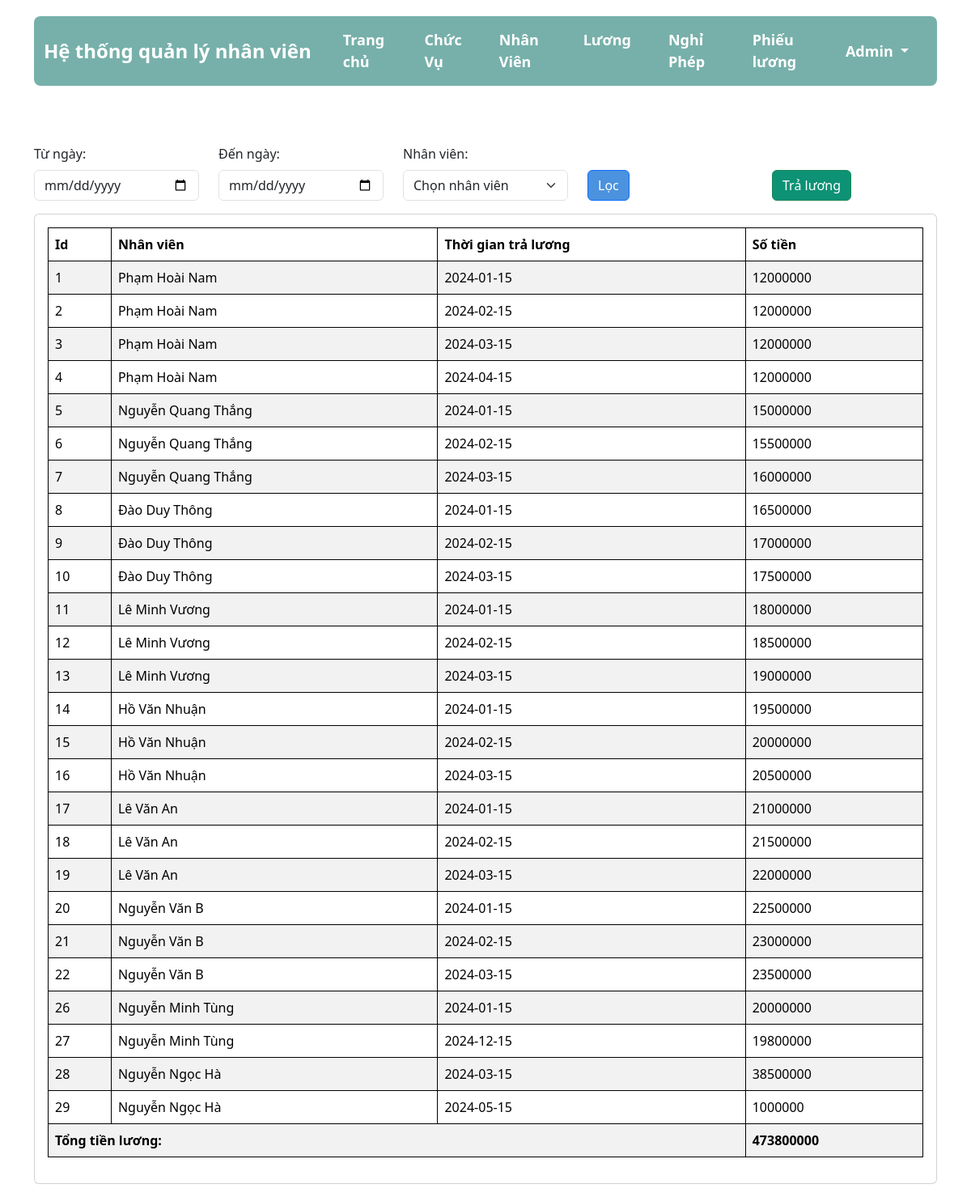
Page /src/income.php (signed in) on the committed database.
### tables this page shows
CREATE TABLE `tra_luong_tbl` (
  `id` int(11) NOT NULL,
  `id_nv` int(11) NOT NULL,
  `thoi_gian` date NOT NULL,
  `so_tien` int(11) NOT NULL
);

CREATE TABLE `nhan_vien_tbl` (
  `id_nv` int(255) NOT NULL,
  `ten` varchar(255) NOT NULL,
  `ngay_sinh` varchar(255) NOT NULL,
  `gioi_tinh` varchar(255) NOT NULL,
  `so_dien_thoai` varchar(255) NOT NULL,
  `email` varchar(255) NOT NULL,
  `dia_chi` varchar(255) NOT NULL,
  `id_chuc_vu` int(11) NOT NULL,
  `ngay_vao_lam` date NOT NULL,
  `ngay_them` timestamp NOT NULL DEFAULT current_timestamp() ON UPDATE current_timestamp(),
  `anh` varchar(255) NOT NULL DEFAULT 'https://cdn-icons-png.flaticon.com/512/3541/3541871.png',
  `ngay_cap_nhat` date NOT NULL
);

### src/income.php (the view, shortened to what this page needs)
<?php
if (isset($_SESSION['username']) && isset($_SESSION['user_type']) && $_SESSION['logged_in']) {
    require_once ('connect.php');
    ?>
    <!DOCTYPE html>
    <html lang="en">
    <head>
        <link href="https://cdn.jsdelivr.net/npm/bootstrap@5.3.3/dist/css/bootstrap.min.css" rel="stylesheet">
        <link rel="stylesheet" href="https://cdn.jsdelivr.net/npm/bootstrap-icons@1.11.3/font/bootstrap-icons.min.css">
        <link rel="stylesheet" href="styles.css">
    </head>
    <body class="body">
        <div class="container">
            <nav class="navbar navbar-expand-lg">
                <div class="container-fluid">
                    <a class="navbar-brand" href="home.php">Hệ thống quản lý nhân viên</a>
                    <div class="collapse navbar-collapse" id="navbarNav">
                        <ul class="navbar-nav">
                            <li class="nav-item">
                                <a class="nav-link" href="home.php">Trang chủ</a>
                            </li>
                            <li class="nav-item">
                                <a class="nav-link" href="department.php">Chức Vụ</a>
                            </li>
                            <li class="nav-item">
                                <a class="nav-link" href="staff.php">Nhân Viên</a>
                            </li>
                            <li class="nav-item">
                                <a class="nav-link" href="salary.php">Lương</a>
                            </li>
                            <li class="nav-item">
                                <a class="nav-link" href="leave.php">Nghỉ Phép</a>
                            </li>
                            <li class="nav-item">
                                <a class="nav-link" href="income.php">Phiếu lương</a>
                            </li>
                        </ul>
                        <ul class="navbar-nav ml-auto">
                            <li class="nav-item dropdown">
                                <a class="nav-link dropdown-toggle" href="#" id="navbarDropdown" role="button"
                                    data-bs-toggle="dropdown" aria-expanded="false">
                                    Admin
                                </a>
                            </li>
                        </ul>
                    </div>
                </div>
            </nav>
            <div class="col py-3">
                <h1 class="titlepage"> Danh sách lương </h1>
                <form method="GET">
                    <div class="row mb-3">
                        <div class="col">
                            <label for="timeStart" class="form-label">Từ ngày:</label>
                            <input type="date" class="form-control" id="timeStart" name="time_start">
                        </div>
                        <div class="col">
                            <label for="timeEnd" class="form-label">Đến ngày:</label>
                            <input type="date" class="form-control" id="timeEnd" name="time_end">
                        </div>
                        <div class="col">
                            <label for="employeeSelect" class="form-label">Nhân viên:</label>
                            <select class="form-select" id="employeeSelect" name="employee">
                                <option value="">Chọn nhân viên</option>
                            </select>
                        </div>
                        <div class="col align-self-end">
                            <button type="submit" class="btn btn-primary">Lọc</button>
                        </div>
                        <div class="col align-self-end">
                            <a href="add_income.php" class="btn btn-success">Trả lương</a>
                        </div>
                    </div>
                </form>
                <div class="card">
                    <div class="card-body">
                        <table id="salary_table" class="table table-striped table-hover">
                            <thead>
                                <tr>
                                    <th scope="col">Id</th>
                                    <th scope="col">Nhân viên</th>
                                    <th scope="col">Thời gian trả lương</th>
                                    <th scope="col">Số tiền</th>
                                </tr>
                            </thead>
                            <tbody>
                                <?php
                                $query = "SELECT tra_luong_tbl.id, nhan_vien_tbl.ten, tra_luong_tbl.thoi_gian, tra_luong_tbl.so_tien FROM tra_luong_tbl INNER JOIN nhan_vien_tbl ON tra_luong_tbl.id_nv = nhan_vien_tbl.id_nv";
                                $sum = 0;
                                $result = $sql_connect->query($query);
                                if ($result->num_rows > 0) {
                                    while ($row = $result->fetch_assoc()) {
                                        echo "<tr>
                                        <td>" . $row['id'] . "</td>
                                        <td>" . $row['ten'] . "</td>
                                        <td>" . $row['thoi_gian'] . "</td>
                                        <td>" . $row['so_tien'] . "</td>
                                        </tr>";
                                        $sum += $row['so_tien'];
                                    }
                                    echo "<tr>
                                    <td colspan='3'><strong>Tổng tiền lương:</strong></td>
                                    <td><strong>" . $sum . "</strong></td>
                                    </tr>";
                                } else {
                                    echo "<tr>
                                    <td colspan='4'>Không có dữ liệu</td>
                                    </tr>";
                                }
                                ?>
                            </tbody>
                        </table>
                    </div>
                </div>
            </div>
        </div>
    </body>
    </html>
    <?php
} else {
    header("Location: error.html");
    exit();
}
?>

### src/styles.css (style rules this page uses)
.navbar { background-color: #77B0AA; color: #fff; font-size: large !important; font-weight: bold !important; border-radius: 0.5rem; }
.navbar-brand { font-size: 24px; color: #fff; font-weight: bold !important; }
.navbar-nav { margin-right: auto !important; margin-left: auto !important; }
.nav-item { padding: 0 15px; }
.nav-link { color: #fff; }
.container { margin-top: 20px; }
.btn-success { background-color: #0D9276; color: #fff; }
.btn-primary { background-color: #4b92df; }
.body { background-image: url("https://i.imgur.com/ExiWlK8.jpeg"); background-position: bottom center; background-repeat: no-repeat; background-size: cover; background-attachment: fixed; }
.table { background-color: rgb(1, 1, 1, 0.2) !important; color: aliceblue !important; margin-top: 0rem !important; background-color: transparent !important; }
.table, th, td { border: 1px solid black; }
.titlepage { color: white; }

### rows in the picture
tra_luong_tbl: id "1", id_nv.ten "Phạm Hoài Nam", thoi_gian "2024-01-15", so_tien "12000000"
tra_luong_tbl: id "2", id_nv.ten "Phạm Hoài Nam", thoi_gian "2024-02-15", so_tien "12000000"
tra_luong_tbl: id "3", id_nv.ten "Phạm Hoài Nam", thoi_gian "2024-03-15", so_tien "12000000"
tra_luong_tbl: id "4", id_nv.ten "Phạm Hoài Nam", thoi_gian "2024-04-15", so_tien "12000000"
tra_luong_tbl: id "5", id_nv.ten "Nguyễn Quang Thắng", thoi_gian "2024-01-15", so_tien "15000000"
tra_luong_tbl: id "6", id_nv.ten "Nguyễn Quang Thắng", thoi_gian "2024-02-15", so_tien "15500000"
tra_luong_tbl: id "7", id_nv.ten "Nguyễn Quang Thắng", thoi_gian "2024-03-15", so_tien "16000000"
tra_luong_tbl: id "8", id_nv.ten "Đào Duy Thông", thoi_gian "2024-01-15", so_tien "16500000"
tra_luong_tbl: id "9", id_nv.ten "Đào Duy Thông", thoi_gian "2024-02-15", so_tien "17000000"
tra_luong_tbl: id "10", id_nv.ten "Đào Duy Thông", thoi_gian "2024-03-15", so_tien "17500000"
tra_luong_tbl: id "11", id_nv.ten "Lê Minh Vương", thoi_gian "2024-01-15", so_tien "18000000"
tra_luong_tbl: id "12", id_nv.ten "Lê Minh Vương", thoi_gian "2024-02-15", so_tien "18500000"
tra_luong_tbl: id "13", id_nv.ten "Lê Minh Vương", thoi_gian "2024-03-15", so_tien "19000000"
tra_luong_tbl: id "14", id_nv.ten "Hồ Văn Nhuận", thoi_gian "2024-01-15", so_tien "19500000"
tra_luong_tbl: id "15", id_nv.ten "Hồ Văn Nhuận", thoi_gian "2024-02-15", so_tien "20000000"
tra_luong_tbl: id "16", id_nv.ten "Hồ Văn Nhuận", thoi_gian "2024-03-15", so_tien "20500000"
tra_luong_tbl: id "17", id_nv.ten "Lê Văn An", thoi_gian "2024-01-15", so_tien "21000000"
tra_luong_tbl: id "18", id_nv.ten "Lê Văn An", thoi_gian "2024-02-15", so_tien "21500000"
tra_luong_tbl: id "19", id_nv.ten "Lê Văn An", thoi_gian "2024-03-15", so_tien "22000000"
tra_luong_tbl: id "20", id_nv.ten "Nguyễn Văn B", thoi_gian "2024-01-15", so_tien "22500000"
tra_luong_tbl: id "21", id_nv.ten "Nguyễn Văn B", thoi_gian "2024-02-15", so_tien "23000000"
tra_luong_tbl: id "22", id_nv.ten "Nguyễn Văn B", thoi_gian "2024-03-15", so_tien "23500000"
tra_luong_tbl: id "26", id_nv.ten "Nguyễn Minh Tùng", thoi_gian "2024-01-15", so_tien "20000000"
tra_luong_tbl: id "27", id_nv.ten "Nguyễn Minh Tùng", thoi_gian "2024-12-15", so_tien "19800000"
tra_luong_tbl: id "28", id_nv.ten "Nguyễn Ngọc Hà", thoi_gian "2024-03-15", so_tien "38500000"
tra_luong_tbl: id "29", id_nv.ten "Nguyễn Ngọc Hà", thoi_gian "2024-05-15", so_tien "1000000"

### other values in the picture
$sum "473800000"
